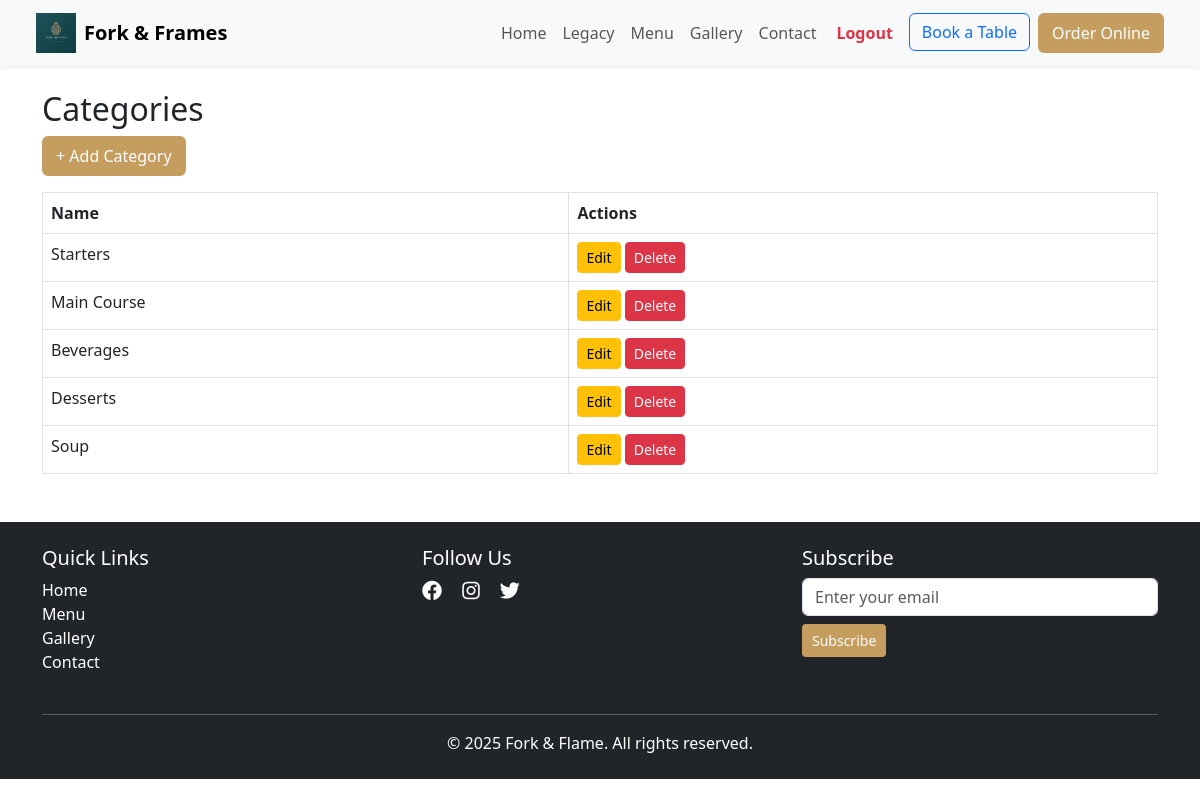
The page /categories/ (signed in) on the database its author committed.
### restaurant_app/models.py (models this page shows, shortened)
class Category(models.Model):
    name = models.CharField(max_length=100)
    order = models.PositiveIntegerField(default=0)

### restaurant_app/views.py (the view)
# urls.py: path('categories/', CategoryListView.as_view(), name='category_list'),
@method_decorator(login_required, name='dispatch')
class CategoryListView(ListView):
    model = Category
    template_name = 'restaurant_app/category_list.html'
    context_object_name = 'categories'
    def dispatch(self, request, *args, **kwargs):
        if not request.user.is_staff:
            return redirect('home')
        return super().dispatch(request, *args, **kwargs)

### restaurant_app/templates/restaurant_app/category_list.html (shortened to what this page needs)
{% extends 'restaurant_app/base.html' %}
{% block content %}
<div class="container mt-4">
  <h2>Categories</h2>
  <a href="{% url 'category_create' %}" class="btn btn-primary mb-3">+ Add Category</a>
  {% if categories %}
    <table class="table table-bordered">
      <thead>
        <tr>
          <th>Name</th>
          <th>Actions</th>
        </tr>
      </thead>
      <tbody>
        {% for category in categories %}
          {% if category.pk %}
            <tr>
              <td>{{ category.name }}</td>
              <td>
                <a href="{% url 'category_update' category.pk %}" class="btn btn-sm btn-warning">Edit</a>
                <a href="{% url 'category_delete' category.pk %}" class="btn btn-sm btn-danger">Delete</a>
              </td>
            </tr>
          {% else %}
            <tr>
              <td colspan="2" class="text-danger">Invalid category (missing ID)</td>
            </tr>
          {% endif %}
        {% endfor %}
      </tbody>
    </table>
  {% else %}
    <p>No categories available.</p>
  {% endif %}
</div>
{% endblock %}

### restaurant_app/static/css/home.css (style rules this page uses)
.btn-primary, .signup-btn { background: #c59d5f; color: #fff; border: 2px solid #c59d5f; }

### rows shown on the page
Category: name "Starters"
Category: name "Main Course"
Category: name "Beverages"
Category: name "Desserts"
Category: name "Soup"
